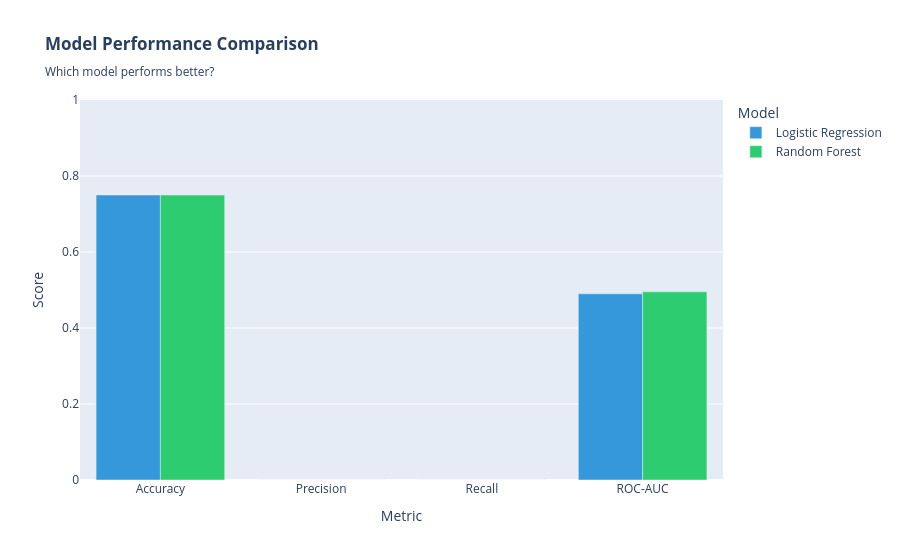
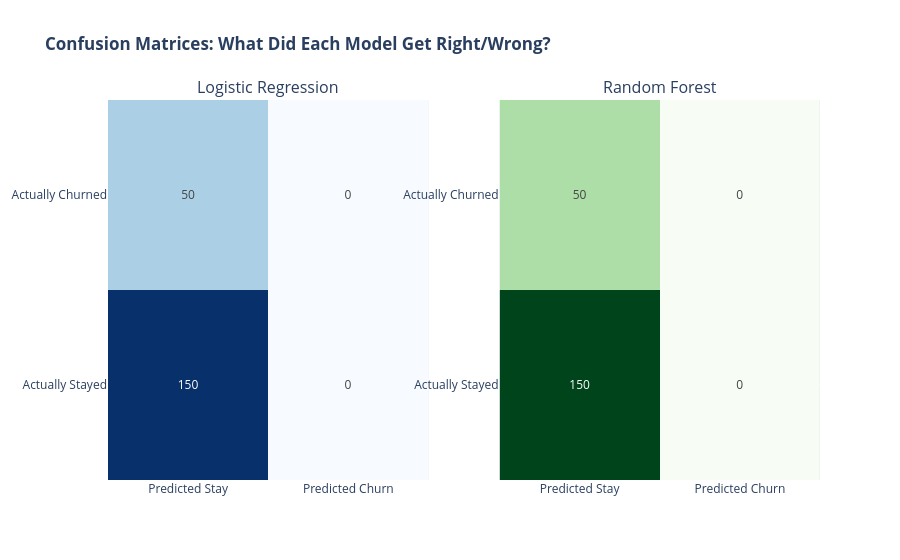

The cell these charts' notebook holds for them, in order:
### Markdown cell above
## EVALUATE MODELS
GRADING THE MODELS

### Code cell
def evaluate_model(model_name, y_true, y_pred, y_pred_proba):
    accuracy = accuracy_score(y_true, y_pred)
    precision = precision_score(y_true, y_pred)
    recall = recall_score(y_true, y_pred)
    roc_auc = roc_auc_score(y_true, y_pred_proba)
    
    print(f"\n{model_name.upper()}")
    print(f"  Accuracy:  {accuracy:.1%}")
    print(f"  Precision: {precision:.1%}")
    print(f"  Recall:    {recall:.1%}")
    print(f"  ROC-AUC:   {roc_auc:.3f}")
    
    return accuracy, precision, recall, roc_auc

acc_lr, prec_lr, rec_lr, auc_lr = evaluate_model("Logistic Regression", y_test, y_pred_lr, y_pred_proba_lr)
acc_rf, prec_rf, rec_rf, auc_rf = evaluate_model("Random Forest", y_test, y_pred_rf, y_pred_proba_rf)

# Visualization 8: Model Performance Metrics
metrics_df = pd.DataFrame({
    'Model': ['Logistic Regression', 'Logistic Regression', 'Logistic Regression', 'Logistic Regression',
              'Random Forest', 'Random Forest', 'Random Forest', 'Random Forest'],
    'Metric': ['Accuracy', 'Precision', 'Recall', 'ROC-AUC'] * 2,
    'Score': [acc_lr, prec_lr, rec_lr, auc_lr, acc_rf, prec_rf, rec_rf, auc_rf]
})

fig8 = px.bar(metrics_df, x='Metric', y='Score', color='Model',
              barmode='group',
              color_discrete_map={'Logistic Regression': '#3498db', 'Random Forest': '#2ecc71'},
              title='<b>Model Performance Comparison</b><br><sub>Which model performs better?</sub>')
fig8.update_yaxes(range=[0, 1])
fig8.update_layout(height=500)
fig8.show()

# Visualization 9: Confusion Matrices
cm_lr = confusion_matrix(y_test, y_pred_lr)
cm_rf = confusion_matrix(y_test, y_pred_rf)

fig9 = make_subplots(
    rows=1, cols=2,
    subplot_titles=('Logistic Regression', 'Random Forest'),
    specs=[[{'type': 'heatmap'}, {'type': 'heatmap'}]]
)
fig9.add_trace(
    go.Heatmap(z=cm_lr, x=['Predicted Stay', 'Predicted Churn'], 
               y=['Actually Stayed', 'Actually Churned'],
               text=cm_lr, texttemplate='%{text}', colorscale='Blues',
               showscale=False, hovertemplate='%{y}<br>%{x}<br>Count: %{z}<extra></extra>'),
    row=1, col=1
)

fig9.add_trace(
    go.Heatmap(z=cm_rf, x=['Predicted Stay', 'Predicted Churn'],
               y=['Actually Stayed', 'Actually Churned'],
               text=cm_rf, texttemplate='%{text}', colorscale='Greens',
               showscale=False, hovertemplate='%{y}<br>%{x}<br>Count: %{z}<extra></extra>'),
    row=1, col=2
)

fig9.update_layout(
    title='<b>Confusion Matrices: What Did Each Model Get Right/Wrong?</b>',
    height=500,
    showlegend=False
)
fig9.show()

### Figure 1 — Plotly figure (JSON) as saved in the notebook; plotly's stock layout.template omitted (floating-point values rounded to 4 significant figures)
{"data": [{"alignmentgroup": "True", "hovertemplate": "Model=Logistic Regression<br>Metric=%{x}<br>Score=%{y}<extra></extra>", "legendgroup": "Logistic Regression", "marker": {"color": "#3498db", "pattern": {"shape": ""}}, "name": "Logistic Regression", "offsetgroup": "Logistic Regression", "orientation": "v", "showlegend": true, "textposition": "auto", "type": "bar", "x": ["Accuracy", "Precision", "Recall", "ROC-AUC"], "xaxis": "x", "y": [0.75, 0, 0, 0.4899], "yaxis": "y"}, {"alignmentgroup": "True", "hovertemplate": "Model=Random Forest<br>Metric=%{x}<br>Score=%{y}<extra></extra>", "legendgroup": "Random Forest", "marker": {"color": "#2ecc71", "pattern": {"shape": ""}}, "name": "Random Forest", "offsetgroup": "Random Forest", "orientation": "v", "showlegend": true, "textposition": "auto", "type": "bar", "x": ["Accuracy", "Precision", "Recall", "ROC-AUC"], "xaxis": "x", "y": [0.75, 0, 0, 0.4952], "yaxis": "y"}], "layout": {"autosize": true, "barmode": "group", "legend": {"title": {"text": "Model"}, "tracegroupgap": 0}, "title": {"text": "<b>Model Performance Comparison</b><br><sub>Which model performs better?</sub>"}, "xaxis": {"anchor": "y", "autorange": true, "domain": [0, 1], "range": [-0.5, 3.5], "title": {"text": "Metric"}, "type": "category"}, "yaxis": {"anchor": "x", "domain": [0, 1], "range": [0, 1], "title": {"text": "Score"}, "type": "linear"}}}

### Figure 2 — Plotly figure (JSON) as saved in the notebook; plotly's stock layout.template omitted (floating-point values rounded to 4 significant figures)
{"data": [{"colorscale": [[0, "rgb(247,251,255)"], [0.125, "rgb(222,235,247)"], [0.25, "rgb(198,219,239)"], [0.375, "rgb(158,202,225)"], [0.5, "rgb(107,174,214)"], [0.625, "rgb(66,146,198)"], [0.75, "rgb(33,113,181)"], [0.875, "rgb(8,81,156)"], [1, "rgb(8,48,107)"]], "hovertemplate": "%{y}<br>%{x}<br>Count: %{z}<extra></extra>", "showscale": false, "text": [[150, 0], [50, 0]], "texttemplate": "%{text}", "type": "heatmap", "x": ["Predicted Stay", "Predicted Churn"], "xaxis": "x", "y": ["Actually Stayed", "Actually Churned"], "yaxis": "y", "z": [[150, 0], [50, 0]]}, {"colorscale": [[0, "rgb(247,252,245)"], [0.125, "rgb(229,245,224)"], [0.25, "rgb(199,233,192)"], [0.375, "rgb(161,217,155)"], [0.5, "rgb(116,196,118)"], [0.625, "rgb(65,171,93)"], [0.75, "rgb(35,139,69)"], [0.875, "rgb(0,109,44)"], [1, "rgb(0,68,27)"]], "hovertemplate": "%{y}<br>%{x}<br>Count: %{z}<extra></extra>", "showscale": false, "text": [[150, 0], [50, 0]], "texttemplate": "%{text}", "type": "heatmap", "x": ["Predicted Stay", "Predicted Churn"], "xaxis": "x2", "y": ["Actually Stayed", "Actually Churned"], "yaxis": "y2", "z": [[150, 0], [50, 0]]}], "layout": {"annotations": [{"font": {"size": 16}, "showarrow": false, "text": "Logistic Regression", "x": 0.225, "xanchor": "center", "xref": "paper", "y": 1, "yanchor": "bottom", "yref": "paper"}, {"font": {"size": 16}, "showarrow": false, "text": "Random Forest", "x": 0.775, "xanchor": "center", "xref": "paper", "y": 1, "yanchor": "bottom", "yref": "paper"}], "autosize": true, "showlegend": false, "title": {"text": "<b>Confusion Matrices: What Did Each Model Get Right/Wrong?</b>"}, "xaxis": {"anchor": "y", "autorange": true, "domain": [0, 0.45], "range": [-0.5, 1.5], "type": "category"}, "xaxis2": {"anchor": "y2", "autorange": true, "domain": [0.55, 1], "range": [-0.5, 1.5], "type": "category"}, "yaxis": {"anchor": "x", "autorange": true, "domain": [0, 1], "range": [-0.5, 1.5], "type": "category"}, "yaxis2": {"anchor": "x2", "autorange": true, "domain": [0, 1], "range": [-0.5, 1.5], "type": "category"}}}
